Frame 1 (no input): blank canvas, image omitted
Frame 60 (no input): blank canvas, image omitted
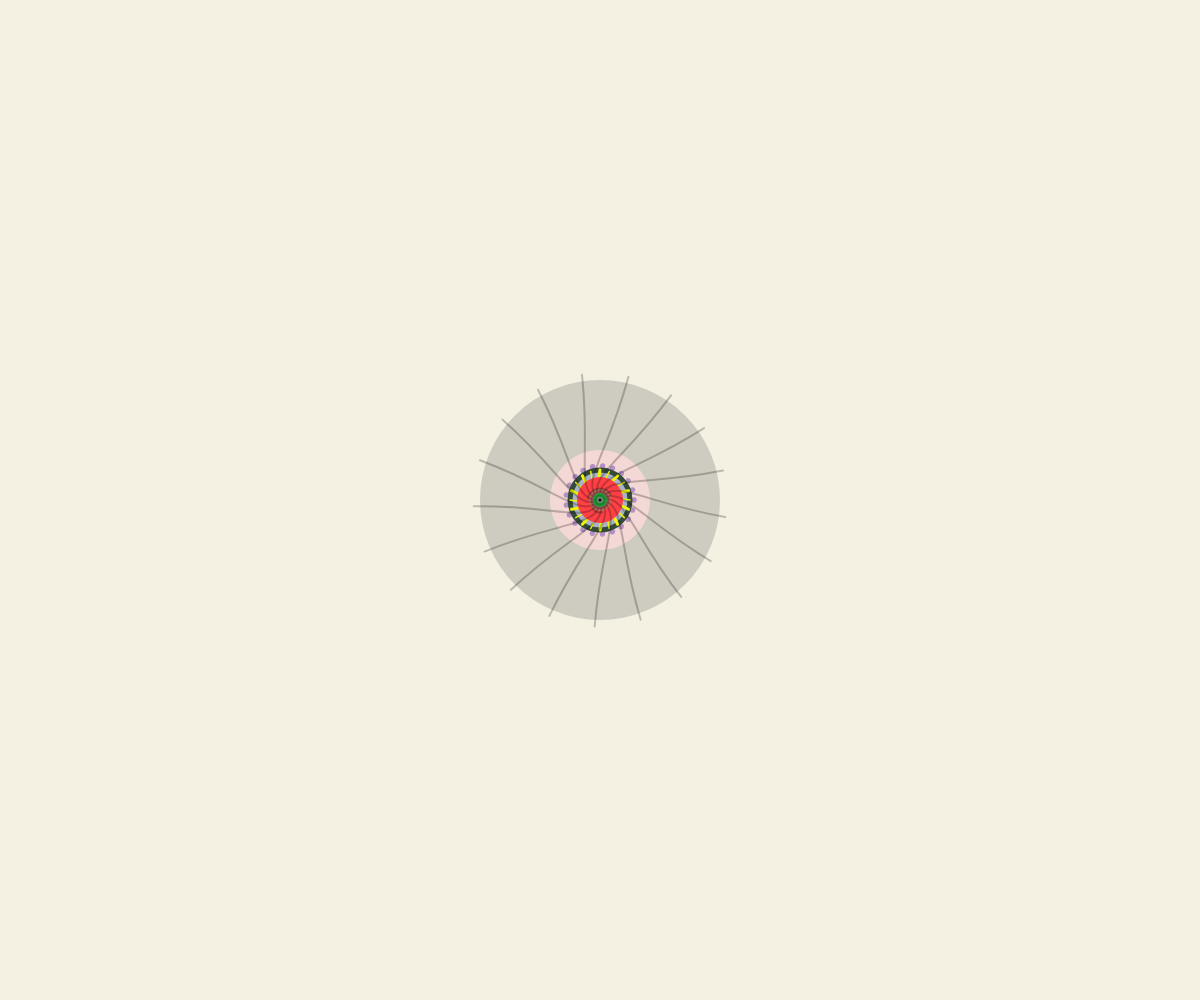
Frame 120 (the mouse pressed at the canvas centre since frame 60)

The p5.js sketch whose frames 1 and 60 were blank and that drew this single picture after the mouse press (run headless with seeded random() and noise() and a simulated clock; from frame 60 on, the mouse is pressed at the canvas centre):

// p5.js sketch
// ── sketch.js
// [My Change 2nd Iteration] The initial static umbrella pattern layout switches to interactive mode. Now, the screen starts out blank, and clicking anywhere will generate a new umbrella and ripple effect.
let circles = [];      // [Group code] an array to store all circle objects
let rippleCircles = []; // Store ripple effect objects triggered by user clicks

function setup() {
  // [Group Code] Create the canvas using the size of the window
  createCanvas(windowWidth, windowHeight);
  angleMode(RADIANS); // [Group Code] Use radians for angle measurements
  background('#f4f1e3');   // [My Change 2nd Iteration] Set the background to a light beige
}

function draw() {
  background('#f4f1e3'); 

  // Loop through and render all ripple (ink spread) animations
  for (let r of rippleCircles) {
    r.update();            // update animations
    r.draw();              // draw each circle
  }

  for (let c of circles) {
    c.update(); // update animations
    c.draw();   // draw each circle
  }
}

// [My Change 2nd Iteration] Changed to always create a new umbrella and ripple at the click position.
function mousePressed() {
  let radius = 200;
  let x = mouseX;
  let y = mouseY;

  // [My Change 2nd Iteration] Add a pattern circle and ripple circle at the click position
  circles.push(new PatternCircle(x, y, radius));
  rippleCircles.push(new RippleCircle(x, y));
}

// Ripple animation class
class RippleCircle {
  constructor(x, y) {
  // Set initial position (center of the ripple)
    this.x = x;
    this.y = y;
    this.radius = 0;       // Initial radius 
    this.maxRadius = 130;  // Maximum radius the ripple can reach
    this.alpha = 40;       // Transparency of the ripple circle
  }

  // Gradually increase the radius of the ripple
  update() {
    // If the current radius is less than the maximum allowed, increase the radius to create the expanding effect.
    if (this.radius < this.maxRadius) {
      this.radius += 2;     // increase radius by 2 units per frame
    }
  }

  // [My Change 2nd Iteration]] Display the expanding ripple circle
  draw() {
    fill(5, 7, 5, this.alpha); // origanal is fill(30, 30, 30, this.alpha)
    noStroke();
    ellipse(this.x, this.y, this.radius * 2);
  }
}

// [Group code] This class creates each circle design
class PatternCircle {
  constructor(x, y, r) {
    this.x = x;
    this.y = y;
    this.r = r;
    this.angleDots = random(TWO_PI); // start rotation from a random angle
    this.dotSizes = [];              
    this.generateColors();           // pick random colors
  }

  // [Group Code] Pick random colors for this circle
  generateColors() {
    this.strokeColor = color(random(0, 255), random(0, 100), random(10, 150));
    this.baseCircleColor = color(random(200, 255), random(200, 255), random(200, 255));
    this.bgColor = color(random(150, 255), random(150, 255), random(150, 255));
    this.lineColor = color(random(200, 255), random(200, 255), random(0, 100));
    this.outerDotColor = color(random(0, 255), random(0, 80), random(0, 255), 120);

  // [My Change] Adjusted the maximum radius for outer red dot rings
    this.dotSizes = [];
    let maxRadius = this.r * 0.2;  // originally r * 0.6
    for (let r = 9; r < maxRadius; r += 10) {
      this.dotSizes.push(random(3, 6)); // choose size for each ring of dots
    }
  }

  // Slowly rotate the red dots
  update() {
    this.angleDots += 0.005;
  }

  // Draw everything in this circle
  draw() {
    push();
    translate(this.x, this.y); // move to the circle’s center

    fill(this.baseCircleColor);
    noStroke();
    circle(0, 0, this.r * 0.5);  // originally r * 1.3


    // Draw rotating red dots
    push();
    rotate(this.angleDots); 
    this.drawOuterDots(0, 0, this.r);
    pop();

    fill(this.bgColor);
    stroke(this.strokeColor);
    strokeWeight(5);
    circle(0, 0, this.r * 0.3); // originally r * 0.63

    // Draw lines from center like spikes
    stroke(this.lineColor);
    let spikes = 20; // [My change] Draw radiating spokes (reduced from 30 to 20 for visual simplicity)
    let innerR = 10;
    let outerR = 30;
    for (let i = 0; i < spikes; i++) {
      strokeWeight(i % 2 === 0 ? 3 : 1.5); // thick and thin lines
      let angle1 = TWO_PI * i / spikes;
      let angle2 = TWO_PI * (i + 1) / spikes;
      let x1 = cos(angle1) * innerR;
      let y1 = sin(angle1) * innerR;
      let x2 = cos(angle2) * outerR;
      let y2 = sin(angle2) * outerR;
      line(x1, y1, x2, y2);
    }

    // Draw several small colored circles in the center
    noStroke();
    fill(255, 65, 70);
    circle(0, 0, this.r * 0.23);

    fill(100, 130, 100); 
    circle(0, 0, this.r * 0.02); //[My Change] originally r * 0.2

    noFill();
    stroke(80, 255, 120, 60);
    strokeWeight(2.5);

    fill(180, 50, 80); 
    circle(0, 0, this.r * 0.1); // [My Change] originally r * 0.15

    fill(30, 180, 60);
    circle(0, 0, this.r * 0.07);

    fill(255);
    circle(0, 0, this.r * 0.03);

    // Draw two black arcs for decoration
    stroke(30, 40, 50, 90);
    strokeWeight(2);
    noFill();
    arc(0, 0, 24, 23, PI * 1.05, PI * 1.85);
    arc(0, 0, 20, 25, PI * 0.45, PI * 0.75);

    // [My Change] Inspired by traditional Chinese oil-paper umbrella rib patterns
    let stamenCount = 17; // Number of ribs to draw
    let rotateAngle = frameCount * 0.02;
    push();
    rotate(rotateAngle);

    stroke(0, 0, 0, 60);
    strokeWeight(2);
    noFill();
    for (let i = 0; i < stamenCount; i++) {
      let angle = TWO_PI * i / stamenCount; // Angle for each rib
      push();
      rotate(angle);

      // [My Change] Bezier curve shaped like an umbrella rib
      bezier(0, 0, this.r * 0.09, -this.r * 0.1, this.r * 0.2, this.r * 0.05, this.r * 0.6, this.r * 0.2);
      pop(); // End rotation for current rib
    }
    pop(); // end bezier rotation
    pop(); // end main drawing
  }

  // [Group code] Draw red dots in rings around the center
  drawOuterDots(x, y, r) {
    let maxRadius = r * 0.2; // [My Change 2nd Iteration] originally r * 0.23
    let ringIndex = 0;
    for (let i = 10; i < maxRadius; i += 12) {
      let numDots = floor(TWO_PI * i / 10); // how many dots on this ring
      let dotSize = this.dotSizes[ringIndex];
      for (let j = 0; j < numDots; j++) {
        let angle = TWO_PI * j / numDots;
        let dx = x + cos(angle) * i;
        let dy = y + sin(angle) * i;
        fill(this.outerDotColor);
        noStroke();
        ellipse(dx, dy, dotSize); // draw each dot
      }
      ringIndex++;
    }
  }
}

// Allow canvas to resize with browser window
function windowResized(){
  resizeCanvas(windowWidth, windowHeight);
  background('#f4f1e3'); // Reset background after resizing
}
